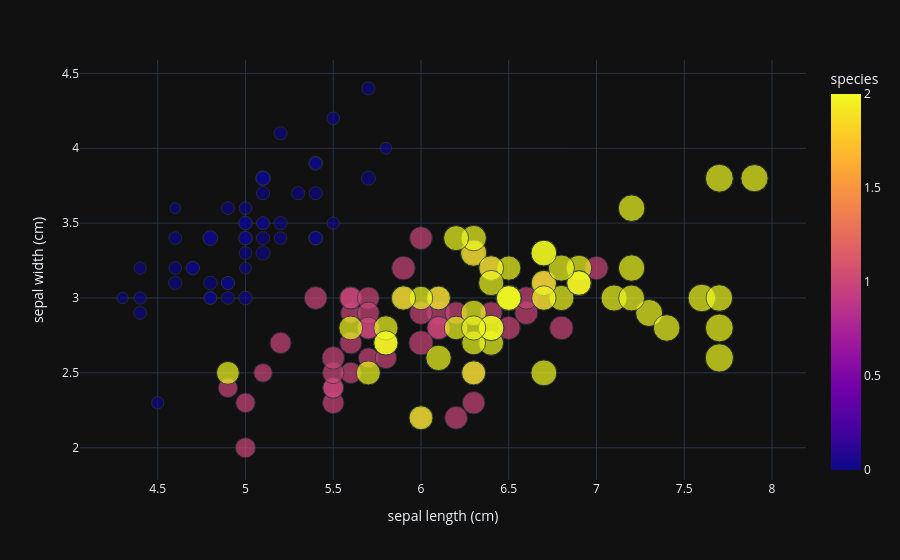

Notebook code for this chart:
### Markdown cell above
### Scatter plot

### Code cell
fig = px.scatter(iris,
                 x="sepal length (cm)",
                 y="sepal width (cm)",
                 color="species",
                 size="petal length (cm)")

# Customize the hovertemplate
fig.update_traces(
    hovertemplate="<b>%{hovertext}</b><br><br>" +
                  "Sepal Length: %{x} cm<br>" +
                  "Sepal Width: %{y} cm<br>" +
                  "Petal Length: %{marker.size} cm",
    hovertext=iris["species_names"]
)

fig.show()

### Figure 1 — Plotly figure (JSON) as saved in the notebook; plotly's stock layout.template omitted (floating-point values rounded to 4 significant figures; data arrays with more than 128 entries replaced by an {"elided": "..."} marker saying what was removed)
{"data": [{"hovertemplate": "<b>%{hovertext}</b><br><br>Sepal Length: %{x} cm<br>Sepal Width: %{y} cm<br>Petal Length: %{marker.size} cm", "legendgroup": "", "marker": {"color": {"elided": "150 int values"}, "coloraxis": "coloraxis", "size": {"elided": "150 float values"}, "sizemode": "area", "sizeref": 0.01725, "symbol": "circle"}, "mode": "markers", "name": "", "orientation": "v", "showlegend": false, "x": {"elided": "150 float values"}, "xaxis": "x", "y": {"elided": "150 float values"}, "yaxis": "y", "type": "scatter", "hovertext": {"elided": "150 str values"}}], "layout": {"xaxis": {"anchor": "y", "domain": [0.0, 1.0], "title": {"text": "sepal length (cm)"}}, "yaxis": {"anchor": "x", "domain": [0.0, 1.0], "title": {"text": "sepal width (cm)"}}, "coloraxis": {"colorbar": {"title": {"text": "species"}}, "colorscale": [[0.0, "#0d0887"], [0.1111, "#46039f"], [0.2222, "#7201a8"], [0.3333, "#9c179e"], [0.4444, "#bd3786"], [0.5556, "#d8576b"], [0.6667, "#ed7953"], [0.7778, "#fb9f3a"], [0.8889, "#fdca26"], [1.0, "#f0f921"]]}, "legend": {"tracegroupgap": 0, "itemsizing": "constant"}, "margin": {"t": 60}}}
